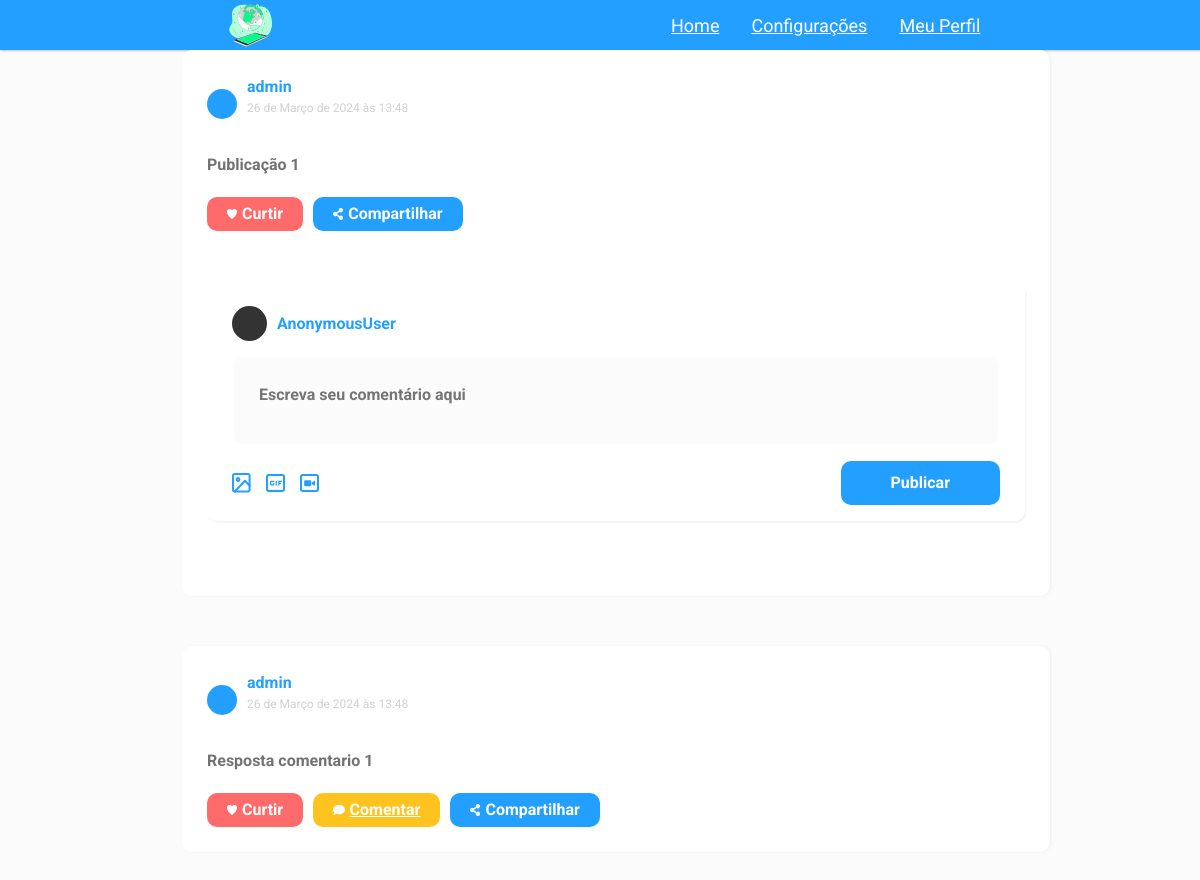
The page /home/comentarios/17/ on the database its author committed.
### home/models.py (models this page shows, shortened)
class Publicacao(models.Model):
    autor = models.ForeignKey(User, on_delete=models.CASCADE)
    conteudo = models.TextField()
    data_publicacao = models.DateTimeField(auto_now_add=True)
    curtidas = models.ManyToManyField(User, related_name='curtidas', blank=True)

class Comentario(models.Model):
    publicacao = models.ForeignKey(Publicacao, on_delete=models.CASCADE)
    usuario = models.ForeignKey(User, on_delete=models.CASCADE)
    texto = models.TextField()
    data_comentario = models.DateTimeField(auto_now_add=True)

### home/views.py (the view)
# urls.py: path('comentarios/<int:publicacao_id>/', views.comentarios, name="comentarios"),
def comentarios(request, publicacao_id):
    publicacao = get_object_or_404(Publicacao, pk=publicacao_id)
    comentarios = Comentario.objects.filter(publicacao=publicacao)
    return render(request, 'detalhes_publicacao.html', {'publicacao': publicacao,
                                                        'comentarios': comentarios})

### home/templates/detalhes_publicacao.html (shortened to what this page needs)
{% extends 'base.html' %}
{% load static %}
{% block 'cabecalho' %}
    <link rel="stylesheet" href="{% static 'home/css/home.css' %}">
{% endblock %}
{% block 'conteudo' %}
    <header class="cabecalho">
        <img class="cabecalho-imagem" src="{% static 'home/img/inicial.svg' %}" alt="Logo da rede social">
        <nav class="cabecalho-menu">
            <a class="cabecalho-menu-item" href="#">Home</a>
            <a class="cabecalho-menu-item" href="#">Configurações</a>
            <a class="cabecalho-menu-item" href="#">Meu Perfil</a>
        </nav>
    </header>
    <main class="main">
        <ul class="posts">
            <li class="post">
                <div class="infoUserPost">
                    <div class="imgUserPost"></div>
                    <div class="nameAndHour">
                        <strong>{{ publicacao.autor }}</strong>
                        <p>{{ publicacao.data_publicacao }}</p>
                    </div>
                </div>
                <p>{{ publicacao.conteudo }}</p>
                <div class="actionBtnPost">
                    <button type="button" class="filesPost like"><img src="{% static 'home/img/heart.svg' %}" alt="Curtir">Curtir</button>
                    <button type="button" class="filesPost share"><img src="{% static 'home/img/share.svg' %}" alt="Compartilhar">Compartilhar</button>
                </div>
                <div class="newPost">
                    <div class="infoUser">
                        <div class="imgUser"></div>
                        <strong>{{request.user}}</strong>
                    </div>
                    <form id="comment-form-{{ publicacao.id }}" method="POST" action="{% url 'adicionar_comentario' publicacao.id %}" class="formPost">{% csrf_token %}
                        <textarea id="comment-text-{{ publicacao.id }}" name="comment-text" placeholder="Escreva seu comentário aqui"></textarea>
                        <div class="iconsAndButton">
                            <div class="icons">
                                <button class="btnFileForm"><img src="{% static 'home/img/img.svg' %}" alt="Adicionar uma imagem"></button>
                                <button class="btnFileForm"><img src="{% static 'home/img/gif.svg' %}" alt="Adicionar um gif"></button>
                                <button class="btnFileForm"><img src="{% static 'home/img/video.svg' %}" alt="Adicionar um video"></button>
                            </div>
                            <button type="submit" id="post-button" class="btnSubmitForm">Publicar</button>
                        </div>
                    </form>
                </div>
            </li>
            {% for comentario in comentarios %}
            <li class="post">
                <div class="infoUserPost">
                    <div class="imgUserPost"></div>
                    <div class="nameAndHour">
                        <strong>{{ comentario.usuario }}</strong>
                        <p>{{ comentario.data_comentario }}</p>
                    </div>
                </div>
                <p>{{ comentario.texto }}</p>
                <div class="actionBtnPost">
                    <button type="button" class="filesPost like"><img src="{% static 'home/img/heart.svg' %}" alt="Curtir">Curtir</button>
                    <a class="filesPost comment" href="{% url 'comentarios_do_comentario' comentario.id %}">
                        <img src="{% static 'home/img/comment.svg' %}" alt="">
                        Comentar
                    </a>
                    <button type="button" class="filesPost share"><img src="{% static 'home/img/share.svg' %}" alt="Compartilhar">Compartilhar</button>
                </div>
            </li>
            {% endfor %}
        </ul>
    </main>
    {% endblock %}

### templates/static/geral/css/base.css (style rules this page uses)
body { margin: 0; }

### templates/static/home/css/home.css (style rules this page uses)
* { margin:0; padding:0; box-sizing:border-box; text-decoration: none; }
body { background: #fbfbfb; font-family:'Roboto', sans-serif; -webkit-font-smoothing: antialiased !important; }
li { list-style:none; }
header { width: 100%; height: 50px; background: #23a0ff; display: flex; align-items: center; justify-content: center; box-shadow: 1px 0 3px rgba(0,0,0,0.4); }
.cabecalho { display: flex; flex-direction: row; align-items: center; justify-content: space-around; padding: 24px; }
.cabecalho-imagem { height: 60px; }
.cabecalho-menu { display: flex; gap: 32px; }
.cabecalho-menu-item { font-weight: 400; font-size: 18px; color: #FFF; }
.main { max-width: 900px; margin: 0 auto; }
.newPost { width:100%; height: 240px; display: flex; align-items: flex-start; flex-direction: column; margin: 50px 0; padding:25px; background:#fff; border-radius: 10px; box-shadow: 1px 2px 2px rgba(0,0,0,0.05); }
.infoUser { display: flex; align-items: center; justify-content: center; }
.imgUser { width: 35px; height: 35px; border-radius: 50%; background: #333; }
.infoUser strong { font-size: 16px; color:#23a0ff; margin-left: 10px; }
.formPost { display: flex; flex-direction: column; width: 100%; }
.formPost textarea { background: #fbfbfb; margin:15px 0; padding: 25px; border-radius: 10px; resize: none; border: 0; height: 90px; outline: none; font-weight: bold; color:#727272; font-family: 'Roboto', sans-serif; border:2px solid #fff; }
.iconsAndButton { display: flex; align-items: center; justify-content: space-between; }
.icons { width: 100px; display: flex; align-items: center; justify-content: space-between; }
.icons button { outline: none; margin-right: 15px; border:0; background: #fff; cursor: pointer; display: flex; align-items: center; justify-content: center; }
button.btnSubmitForm { background: #23a0ff; padding: 10px 50px; color:#fff; font-weight: bold; cursor: pointer; border: 0; border-radius: 10px; transition: background 0.2s; }
li.post { margin-bottom: 50px; background: #fff; width: 100%; border-radius: 10px; padding: 25px; box-shadow: 1px 0 3px rgba(0,0,0,0.05); }
.infoUserPost { display: flex; align-items: center; }
.imgUserPost { width: 30px; height: 30px; border-radius: 50%; background: #23a0ff; }
.nameAndHour { margin-left: 10px; }
.nameAndHour >strong { color:#23a0ff; }
.nameAndHour >p { color:#d1d1d1; font-size:12px; }
.post >p { width: 100%; margin:20px 0; font-weight: bold; color: #727272; }
.actionBtnPost { display:flex; align-items: center; }
.filesPost { padding:5px 20px; border: 0; display:flex; align-items: center; justify-content: center; outline:none; margin-right: 10px; border-radius:10px; cursor: pointer; color:#fff; font-weight: bold; transition: background 0.2s; }
.filesPost img { margin-right: 5px; }
.like { background: #ff6b6b; }
.comment { background: #ffc320; }
.share { background: #23a0ff; }

### rows shown on the page
Publicacao: autor "admin", data_publicacao "26 de Março de 2024 às 13:48", conteudo "Publicação 1", comment-text "Escreva seu comentário aqui"
Comentario: usuario "admin", data_comentario "26 de Março de 2024 às 13:48", texto "Resposta comentario 1"

### other values the page prints
{{ request.user }} "AnonymousUser"
